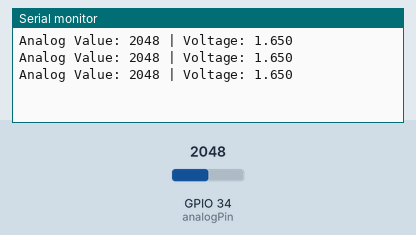
Recording of a sketch running on a simulated ESP32. On the bench: the last lines printed to the serial monitor. The inputs (shaded band) are chosen by the test bench; at power-on: GPIO 34 (analogPin) = 2048.

Above: at 1.3 s.
1.4 s: GPIO 34 (analogPin) set to 2866
At 1.9 s:
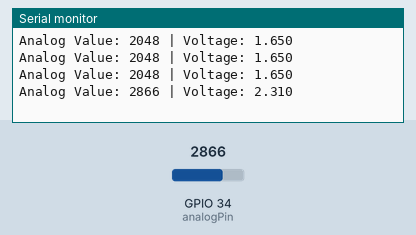
2.9 s: GPIO 34 (analogPin) set to 3603
At 3.4 s:
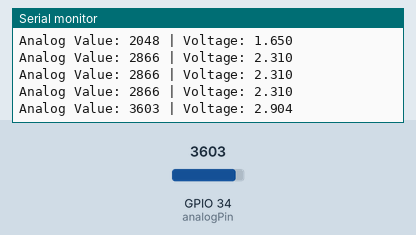
Timing chart, 0 to 5.9 s (numbered marks = the images above; inputs shaded):
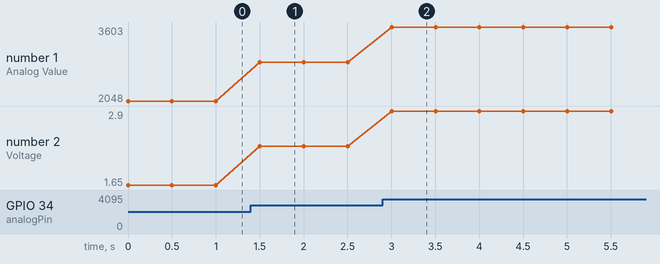

Measured:
- after the input at 1.4 s, the serial monitor: prints a new line after 0.10 s (image 1)
- after the input at 2.9 s, the serial monitor: prints a new line after 0.10 s (image 2)
- plotted number 1: 2048 → 2866 after the input at 1.4 s, 2866 → 3603 after the input at 2.9 s
- plotted number 2: 1.65 → 2.31 after the input at 1.4 s, 2.31 → 2.9 after the input at 2.9 s

The sketch:

adc_read.ino
```cpp
const int analogPin = 34;

void setup() {
  Serial.begin(9600);
    }

void loop() {
  int analogValue = analogRead(analogPin);
  float voltage = analogValue * (3.3 / 4095.0);
  Serial.print("Analog Value: ");
  Serial.print(analogValue);
  Serial.print(" | Voltage: ");
  Serial.println(voltage, 3);
  delay(500);
}
```
